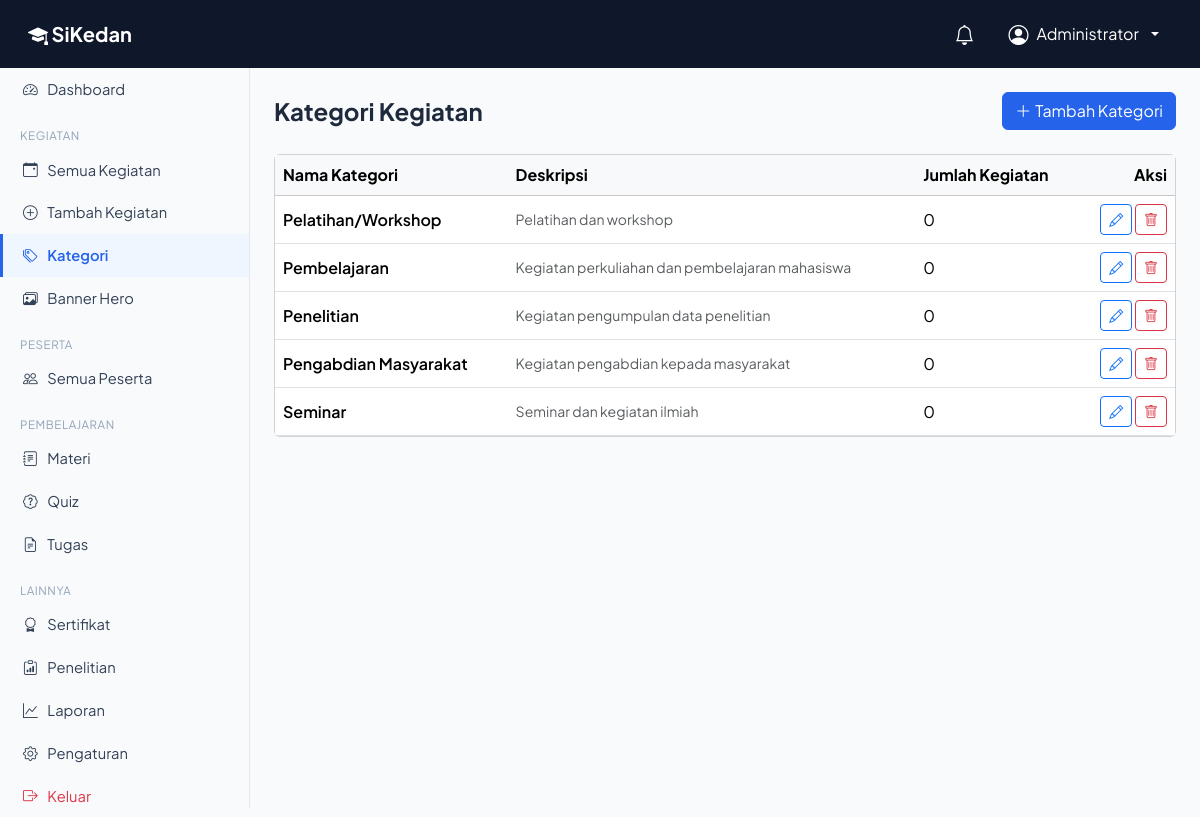
Screenshot of /admin/categories.php (signed in) with the database file from the repository.
### tables this page shows
CREATE TABLE IF NOT EXISTS categories (
    id INT AUTO_INCREMENT PRIMARY KEY,
    name VARCHAR(100) NOT NULL,
    slug VARCHAR(120) NOT NULL UNIQUE,
    description TEXT NULL,
    created_at TIMESTAMP DEFAULT CURRENT_TIMESTAMP
);

### includes/functions.php (called while the page is built, shortened)
<?php
function e(?string $value): string
{
    return htmlspecialchars($value ?? '', ENT_QUOTES, 'UTF-8');
}
function currentRole(): ?string
{
    return $_SESSION['role'] ?? null;
}
function getSetting(string $key, string $default = ''): string
{
    static $cache = null;
    if ($cache === null) {
        $pdo = getDBConnection();
        $cache = [];
        foreach ($pdo->query('SELECT setting_key, setting_value FROM settings') as $row) {
            $cache[$row['setting_key']] = $row['setting_value'];
        }
    }
    return $cache[$key] ?? $default;
}

### admin/categories.php (the view, shortened to what this page needs)
<?php
$pdo = getDBConnection();
$categories = $pdo->query(
    "SELECT c.*, (SELECT COUNT(*) FROM events e WHERE e.category_id = c.id) AS event_count
     FROM categories c ORDER BY c.name"
)->fetchAll();
require_once __DIR__ . '/../includes/header.php';
require_once __DIR__ . '/../includes/navbar.php';
?>
<div class="app-layout">
  <?php require_once __DIR__ . '/../includes/sidebar.php'; ?>
  <main class="app-content">
    <div class="d-flex justify-content-between align-items-center mb-4">
      <h4 class="fw-bold mb-0">Kategori Kegiatan</h4>
      <button class="btn btn-primary" data-bs-toggle="modal" data-bs-target="#addCategoryModal"><i class="bi bi-plus-lg me-1"></i>Tambah Kategori</button>
    </div>
    <div class="card">
      <div class="table-responsive">
        <table class="table table-hover align-middle mb-0">
          <thead class="table-light">
            <tr><th>Nama Kategori</th><th>Deskripsi</th><th>Jumlah Kegiatan</th><th class="text-end">Aksi</th></tr>
          </thead>
          <tbody>
            <?php foreach ($categories as $cat): ?>
              <tr>
                <td class="fw-semibold"><?= e($cat['name']) ?></td>
                <td class="small text-muted"><?= e($cat['description'] ?: '-') ?></td>
                <td><?= (int) $cat['event_count'] ?></td>
                <td class="text-end">
                  <button class="btn btn-sm btn-outline-primary" data-bs-toggle="modal" data-bs-target="#editCategoryModal"
                          data-id="<?= $cat['id'] ?>" data-name="<?= e($cat['name']) ?>" data-description="<?= e($cat['description']) ?>">
                    <i class="bi bi-pencil"></i>
                  </button>
                  <form method="post" class="d-inline" onsubmit="return confirm('Hapus kategori ini?');">
                    <button type="submit" class="btn btn-sm btn-outline-danger"><i class="bi bi-trash"></i></button>
                  </form>
                </td>
              </tr>
            <?php endforeach; ?>
          </tbody>
        </table>
      </div>
    </div>
  </main>
</div>
<?php require_once __DIR__ . '/../includes/footer.php'; ?>

### includes/header.php (shortened to what this page needs)
<?php
$appName = getSetting('app_name', 'SiKedan');
?>
<!DOCTYPE html>
<html lang="id">
<head>
<link href="https://cdn.jsdelivr.net/npm/bootstrap@5.3.3/dist/css/bootstrap.min.css" rel="stylesheet">
<link href="https://cdn.jsdelivr.net/npm/bootstrap-icons@1.11.3/font/bootstrap-icons.min.css" rel="stylesheet">
<link href="<?= BASE_URL ?>/assets/css/style.css?v=<?= @filemtime(ROOT_PATH . '/assets/css/style.css') ?: time() ?>" rel="stylesheet">
</head>
<body>

### includes/navbar.php (shortened to what this page needs)
<?php
$appName = getSetting('app_name', 'SiKedan');
?>
<nav class="navbar navbar-expand-lg app-navbar sticky-top">
  <div class="container-fluid">
    <a class="navbar-brand fw-bold" href="<?= BASE_URL ?>">
      <i class="bi bi-mortarboard-fill"></i> <?= e($appName) ?>
    </a>
    <div class="ms-auto d-flex align-items-center gap-2">
      <div class="dropdown">
        <button class="btn btn-link text-white position-relative" type="button" data-bs-toggle="dropdown" title="Notifikasi">
          <i class="bi bi-bell fs-5"></i>
        </button>
      </div>
      <div class="dropdown">
        <button class="btn btn-link text-white text-decoration-none dropdown-toggle d-flex align-items-center gap-2" type="button" data-bs-toggle="dropdown">
          <i class="bi bi-person-circle fs-5"></i>
          <span class="d-none d-sm-inline"><?= e($_SESSION['full_name'] ?? '') ?></span>
        </button>
      </div>
    </div>
  </div>
</nav>

### includes/sidebar.php (shortened to what this page needs)
<?php
$current = basename($_SERVER['SCRIPT_NAME']);
function navActive(string $file, string $current): string
{
    return $file === $current ? 'active' : '';
}
?>
<div class="offcanvas-lg offcanvas-start app-sidebar" tabindex="-1" id="appSidebar">
  <div class="offcanvas-body d-flex flex-column p-0">
    <?php if (currentRole() === 'admin'): ?>
      <a class="sidebar-link <?= navActive('dashboard.php', $current) ?>" href="<?= BASE_URL ?>/admin/dashboard.php">
        <i class="bi bi-speedometer2"></i> Dashboard
      </a>
      <div class="sidebar-heading">Kegiatan</div>
      <a class="sidebar-link <?= navActive('events.php', $current) ?>" href="<?= BASE_URL ?>/admin/events.php">
        <i class="bi bi-calendar-event"></i> Semua Kegiatan
      </a>
      <a class="sidebar-link <?= navActive('event_create.php', $current) ?>" href="<?= BASE_URL ?>/admin/event_create.php">
        <i class="bi bi-plus-circle"></i> Tambah Kegiatan
      </a>
      <a class="sidebar-link <?= navActive('categories.php', $current) ?>" href="<?= BASE_URL ?>/admin/categories.php">
        <i class="bi bi-tags"></i> Kategori
      </a>
      <a class="sidebar-link <?= navActive('hero_banners.php', $current) ?>" href="<?= BASE_URL ?>/admin/hero_banners.php">
        <i class="bi bi-images"></i> Banner Hero
      </a>
      <div class="sidebar-heading">Peserta</div>
      <a class="sidebar-link <?= navActive('participants.php', $current) ?>" href="<?= BASE_URL ?>/admin/participants.php">
        <i class="bi bi-people"></i> Semua Peserta
      </a>
      <div class="sidebar-heading">Pembelajaran</div>
      <a class="sidebar-link <?= navActive('materials.php', $current) ?>" href="<?= BASE_URL ?>/admin/materials.php">
        <i class="bi bi-journal-text"></i> Materi
      </a>
      <a class="sidebar-link <?= navActive('quizzes.php', $current) ?>" href="<?= BASE_URL ?>/admin/quizzes.php">
        <i class="bi bi-patch-question"></i> Quiz
      </a>
      <a class="sidebar-link <?= navActive('assignments.php', $current) ?>" href="<?= BASE_URL ?>/admin/assignments.php">
        <i class="bi bi-file-earmark-text"></i> Tugas
      </a>
      <div class="sidebar-heading">Lainnya</div>
      <a class="sidebar-link <?= navActive('certificates.php', $current) ?>" href="<?= BASE_URL ?>/admin/certificates.php">
        <i class="bi bi-award"></i> Sertifikat
      </a>
      <a class="sidebar-link <?= navActive('research.php', $current) ?>" href="<?= BASE_URL ?>/admin/research.php">
        <i class="bi bi-clipboard-data"></i> Penelitian
      </a>
      <a class="sidebar-link <?= navActive('reports.php', $current) ?>" href="<?= BASE_URL ?>/admin/reports.php">
        <i class="bi bi-graph-up"></i> Laporan
      </a>
      <a class="sidebar-link <?= navActive('settings.php', $current) ?>" href="<?= BASE_URL ?>/admin/settings.php">
        <i class="bi bi-gear"></i> Pengaturan
      </a>
    <?php endif; ?>
    <a class="sidebar-link text-danger mt-auto" href="<?= BASE_URL ?>/auth/logout.php">
      <i class="bi bi-box-arrow-right"></i> Keluar
    </a>
  </div>
</div>

### includes/footer.php (shortened to what this page needs)
</body>
</html>

### assets/css/style.css (style rules this page uses)
:root { --clr-primary: #2563EB; --clr-dark: #0F172A; --clr-bg: #F8FAFC; --clr-success: #16A34A; --clr-warning: #F59E0B; --clr-danger: #DC2626; }
body { font-family: 'Plus Jakarta Sans', system-ui, sans-serif; background-color: var(--clr-bg); color: #1E293B; }
a { color: var(--clr-primary); }
.btn-primary { background-color: var(--clr-primary); border-color: var(--clr-primary); }
.app-navbar { background-color: var(--clr-dark); padding: .75rem 1rem; }
.app-navbar .navbar-brand, .app-navbar .btn-link { color: #fff !important; }
.app-layout { display: flex; min-height: calc(100vh - 60px); }
.app-content { flex: 1; padding: 1.5rem; max-width: 100%; }
.app-sidebar { width: 250px; background: #fff; border-right: 1px solid #E2E8F0; }
@media (min-width: 992px) { .app-sidebar { position: sticky; top: 60px; height: calc(100vh - 60px); } }
.sidebar-link { display: flex; align-items: center; gap: .6rem; padding: .65rem 1.25rem; color: #334155; text-decoration: none; font-size: .92rem; border-left: 3px solid transparent; }
.sidebar-link.active { background: #EFF6FF; color: var(--clr-primary); border-left-color: var(--clr-primary); font-weight: 600; }
.sidebar-heading { font-size: .72rem; text-transform: uppercase; letter-spacing: .05em; color: #94A3B8; padding: 1rem 1.25rem .25rem; }
:root { --hero-overlay-opacity: 0.5; }

### rows the page displays
categories: name "Pelatihan/Workshop", description "Pelatihan dan workshop", event_count "0"
categories: name "Pembelajaran", description "Kegiatan perkuliahan dan pembelajaran mahasiswa", event_count "0"
categories: name "Penelitian", description "Kegiatan pengumpulan data penelitian", event_count "0"
categories: name "Pengabdian Masyarakat", description "Kegiatan pengabdian kepada masyarakat", event_count "0"
categories: name "Seminar", description "Seminar dan kegiatan ilmiah", event_count "0"

### other values shown
$appName "SiKedan"
$_SESSION['full_name'] "Administrator"
